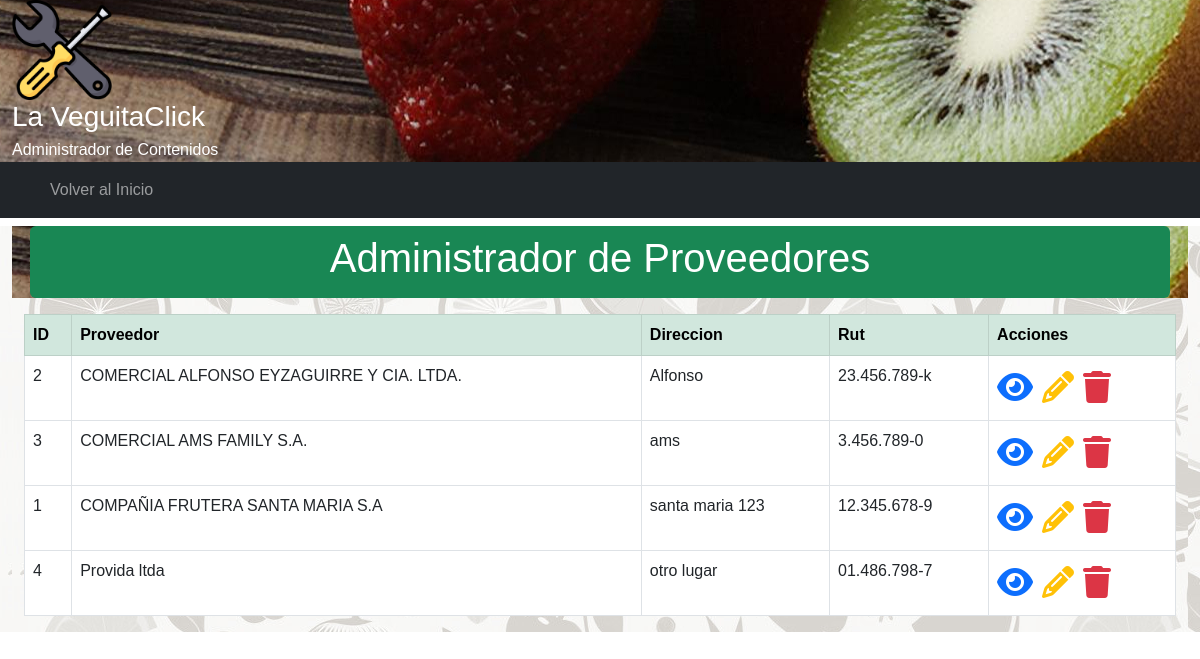
Page /crud/proveedor/ on the committed database.
### crud/models.py (models this page shows, shortened)
class Proveedor(models.Model):
    proveedor = models.CharField(verbose_name='Proveedor', max_length=50)
    direccion = models.CharField(verbose_name='Direccion',max_length=100)
    rut = models.CharField(verbose_name='Rut',max_length=12)
    created_at = models.DateTimeField(verbose_name='Fecha creación', auto_now_add=True)
    updated_at = models.DateTimeField(verbose_name='Fecha actualización', auto_now=True)
    class Meta:
        verbose_name = 'proveedor'
        verbose_name_plural = 'proveedores'
        ordering = ['proveedor']

### crud/views.py (the view)
# urls.py: path('proveedor/', proveedor_lista, name="proveedor"),
def proveedor_lista(request):
    context = {'proveedor': Proveedor.objects.all()}
    return render(request,'crud/proveedor.html',context)

### crud/templates/crud/proveedor.html (shortened to what this page needs)
{% extends 'crud/base.html' %}
{% load static %}
{% block main_content %}
<div class="container-fluid">
<main>
<header>
   <div class="container my-2 p-2 text-white text-center rounded bg-success">
      <h1>Administrador de Proveedores</h1>
   </div>
</header>
 <div class="container-fluid my-2">
     <div class="table-responsive">
        <table class="table table-bordered">
            <thead class="table-success">
                <tr>
                    <th>ID</th>
                    <th>Proveedor</th>
                    <th>Direccion</th>
                    <th>Rut</th>
                    <th>Acciones</th>
                </tr>
            </thead>
            <tbody>
                {% for p in proveedor %}
                <tr>
                    <td>{{p.id}}</td>
                    <td>{{p.proveedor}}</td>
                    <td>{{p.direccion}}</td>
                    <td>{{p.rut}}</td>
                    <td>
                        <a class="text-decoration-none" href="{% url 'proveedor-detail' proveedor_id=p.id %}">
                            <span class="text-primary fs-2">
                                <i class="fa-solid fa-eye"></i>
                            </span>
                        </a>
                        <a class="text-decoration-none" href="{% url 'proveedor-edit' proveedor_id=p.id %}">
                            <span class="text-warning fs-2">
                                <i class="fa-solid fa-pencil"></i>
                            </span>
                        </a>
                        <a class="text-decoration-none modal-borrar" data-bs-toggle="modal"
                            data-bs-target="#staticBackdrop"
                            data-href="{% url 'proveedor-delete' proveedor_id=p.id %}">
                            <span class="text-danger fs-2">
                                <i class="fa-solid fa-trash"></i>
                            </span>
                        </a>
                    </td>
                </tr>
                {% endfor %}
            </tbody>
        </table>
    </div>
</main>
</div>
{% endblock %}

### crud/static/crud/css/styles.css (style rules this page uses)
body { margin: 0px; padding: 0px; font-family: Verdana, Geneva, Tahoma, sans-serif; }
header { background: url("img/bg-header.png"); color: white; }
header { background-color: rgb(35, 179, 109); color: white; }
main { background: url("img/bg-page.png"); background-color: white; }

### rows in the picture
Proveedor: id "2", proveedor "COMERCIAL ALFONSO EYZAGUIRRE Y CIA. LTDA.", direccion "Alfonso", rut "23.456.789-k"
Proveedor: id "3", proveedor "COMERCIAL AMS FAMILY S.A.", direccion "ams", rut "3.456.789-0"
Proveedor: id "1", proveedor "COMPAÑIA FRUTERA SANTA MARIA S.A", direccion "santa maria 123", rut "12.345.678-9"
Proveedor: id "4", proveedor "Provida ltda", direccion "otro lugar", rut "01.486.798-7"
